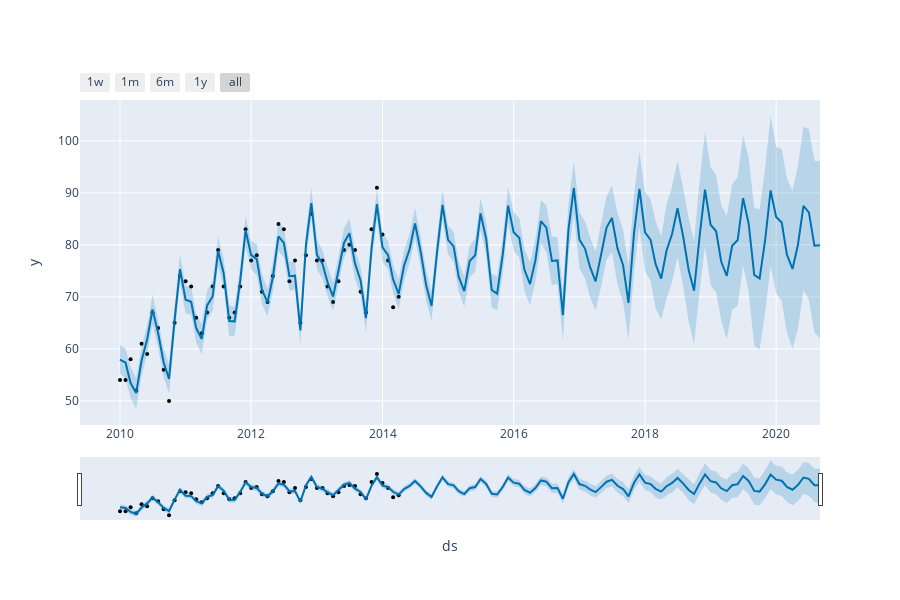

The notebook cell saved with this chart:
### Code cell
plot_plotly(m ,forecast)

### Figure 1 — Plotly figure (JSON) as saved in the notebook; plotly's stock layout.template omitted (floating-point values rounded to 4 significant figures; data arrays with more than 128 entries replaced by an {"elided": "..."} marker saying what was removed)
{"data": [{"marker": {"color": "black", "size": 4}, "mode": "markers", "name": "Actual", "type": "scatter", "x": ["2010-01-01T00:00:00", "2010-02-01T00:00:00", "2010-03-01T00:00:00", "2010-04-01T00:00:00", "2010-05-01T00:00:00", "2010-06-01T00:00:00", "2010-07-01T00:00:00", "2010-08-01T00:00:00", "2010-09-01T00:00:00", "2010-10-01T00:00:00", "2010-11-01T00:00:00", "2010-12-01T00:00:00", "2011-01-01T00:00:00", "2011-02-01T00:00:00", "2011-03-01T00:00:00", "2011-04-01T00:00:00", "2011-05-01T00:00:00", "2011-06-01T00:00:00", "2011-07-01T00:00:00", "2011-08-01T00:00:00", "2011-09-01T00:00:00", "2011-10-01T00:00:00", "2011-11-01T00:00:00", "2011-12-01T00:00:00", "2012-01-01T00:00:00", "2012-02-01T00:00:00", "2012-03-01T00:00:00", "2012-04-01T00:00:00", "2012-05-01T00:00:00", "2012-06-01T00:00:00", "2012-07-01T00:00:00", "2012-08-01T00:00:00", "2012-09-01T00:00:00", "2012-10-01T00:00:00", "2012-11-01T00:00:00", "2012-12-01T00:00:00", "2013-01-01T00:00:00", "2013-02-01T00:00:00", "2013-03-01T00:00:00", "2013-04-01T00:00:00", "2013-05-01T00:00:00", "2013-06-01T00:00:00", "2013-07-01T00:00:00", "2013-08-01T00:00:00", "2013-09-01T00:00:00", "2013-10-01T00:00:00", "2013-11-01T00:00:00", "2013-12-01T00:00:00", "2014-01-01T00:00:00", "2014-02-01T00:00:00", "2014-03-01T00:00:00", "2014-04-01T00:00:00"], "y": [54, 54, 58, 52, 61, 59, 67, 64, 56, 50, 65, 74, 73, 72, 66, 63, 67, 72, 79, 72, 66, 67, 72, 83, 77, 78, 71, 69, 74, 84, 83, 73, 77, 65, 78, 86, 77, 77, 72, 69, 73, 79, 80, 79, 71, 67, 83, 91, 82, 77, 68, 70]}, {"hoverinfo": "skip", "line": {"width": 0}, "mode": "lines", "type": "scatter", "x": {"elided": "129 str values"}, "y": {"elided": "129 float values"}}, {"fill": "tonexty", "fillcolor": "rgba(0, 114, 178, 0.2)", "line": {"color": "#0072B2", "width": 2}, "mode": "lines", "name": "Predicted", "type": "scatter", "x": {"elided": "129 str values"}, "y": {"elided": "129 float values"}}, {"fill": "tonexty", "fillcolor": "rgba(0, 114, 178, 0.2)", "hoverinfo": "skip", "line": {"width": 0}, "mode": "lines", "type": "scatter", "x": {"elided": "129 str values"}, "y": {"elided": "129 float values"}}], "layout": {"height": 600, "showlegend": false, "width": 900, "xaxis": {"rangeselector": {"buttons": [{"count": 7, "label": "1w", "step": "day", "stepmode": "backward"}, {"count": 1, "label": "1m", "step": "month", "stepmode": "backward"}, {"count": 6, "label": "6m", "step": "month", "stepmode": "backward"}, {"count": 1, "label": "1y", "step": "year", "stepmode": "backward"}, {"step": "all"}]}, "rangeslider": {"visible": true}, "title": {"text": "ds"}, "type": "date"}, "yaxis": {"title": {"text": "y"}}}}
